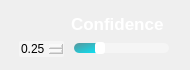
                <widget class="QFrame" name="Conf_QF">
                 <property name="minimumSize">
                  <size>
                   <width>190</width>
                   <height>70</height>
                  </size>
                 </property>
                 <property name="maximumSize">
                  <size>
                   <width>190</width>
                   <height>70</height>
                  </size>
                 </property>
                 <property name="styleSheet">
                  <string notr="true">QFrame#Conf_QF{
border:2px solid rgba(255, 255, 255, 70);
border-radius:15px;
}</string>
                 </property>
                 <layout class="QVBoxLayout" name="verticalLayout_18">
                  <item>
                   <widget class="QPushButton" name="ToggleBotton_3">
                    <property name="sizePolicy">
                     <sizepolicy hsizetype="Expanding" vsizetype="Fixed">
                      <horstretch>0</horstretch>
                      <verstretch>0</verstretch>
                     </sizepolicy>
                    </property>
                    <property name="minimumSize">
                     <size>
                      <width>0</width>
                      <height>30</height>
                     </size>
                    </property>
                    <property name="maximumSize">
                     <size>
                      <width>16777215</width>
                      <height>30</height>
                     </size>
                    </property>
                    <property name="font">
                     <font>
                      <family>Nirmala UI</family>
                      <pointsize>13</pointsize>
                      <italic>false</italic>
                      <bold>true</bold>
                     </font>
                    </property>
                    <property name="cursor">
                     <cursorShape>ArrowCursor</cursorShape>
                    </property>
                    <property name="mouseTracking">
                     <bool>true</bool>
                    </property>
                    <property name="focusPolicy">
                     <enum>Qt::StrongFocus</enum>
                    </property>
                    <property name="contextMenuPolicy">
                     <enum>Qt::DefaultContextMenu</enum>
                    </property>
                    <property name="layoutDirection">
                     <enum>Qt::LeftToRight</enum>
                    </property>
                    <property name="autoFillBackground">
                     <bool>false</bool>
                    </property>
                    <property name="styleSheet">
                     <string notr="true">QPushButton{
background-image: url(:/setting /images/newsize/conf.png);
background-repeat: no-repeat;
background-position: left center;
border: none;
border-left: 20px solid transparent;

text-align: left;
padding-left: 40px;
padding-bottom: 4px;
color: white;
font: 700 13pt &quot;Nirmala UI&quot;;
}</string>
                    </property>
                    <property name="text">
                     <string>Confidence</string>
                    </property>
                    <property name="icon">
                     <iconset theme="zoom-out">
                      <normaloff>C:/Users/Administrator/YOLOv8-QingYong</normaloff>C:/Users/Administrator/YOLOv8-QingYong</iconset>
                    </property>
                    <property name="autoDefault">
                     <bool>false</bool>
                    </property>
                    <property name="default">
                     <bool>false</bool>
                    </property>
                    <property name="flat">
                     <bool>false</bool>
                    </property>
                   </widget>
                  </item>
                  <item>
                   <widget class="QFrame" name="frame">
                    <property name="sizePolicy">
                     <sizepolicy hsizetype="Preferred" vsizetype="Preferred">
                      <horstretch>0</horstretch>
                      <verstretch>0</verstretch>
                     </sizepolicy>
                    </property>
                    <property name="minimumSize">
                     <size>
                      <width>0</width>
                      <height>20</height>
                     </size>
                    </property>
                    <property name="maximumSize">
                     <size>
                      <width>16777215</width>
                      <height>20</height>
                     </size>
                    </property>
                    <layout class="QHBoxLayout" name="horizontalLayout_17">
                     <property name="spacing">
                      <number>10</number>
                     </property>
                     <property name="leftMargin">
                      <number>8</number>
                     </property>
                     <property name="topMargin">
                      <number>0</number>
                     </property>
                     <property name="rightMargin">
                      <number>10</number>
                     </property>
                     <property name="bottomMargin">
                      <number>0</number>
                     </property>
                     <item>
                      <widget class="QDoubleSpinBox" name="conf_spinbox">
                       <property name="cursor">
                        <cursorShape>PointingHandCursor</cursorShape>
                       </property>
                       <property name="styleSheet">
                        <string notr="true">QDoubleSpinBox {
border: 0px solid lightgray;
border-radius: 2px;
background-color: rgba(255,255,255,90);
font: 600 9pt &quot;Segoe UI&quot;;
}
        
QDoubleSpinBox::up-button {
width: 10px;
height: 9px;
margin: 0px 3px 0px 0px;
border-image: url(:/setting /images/newsize/box_up.png);
}
QDoubleSpinBox::up-button:pressed {
margin-top: 1px;
}
            
QDoubleSpinBox::down-button {
width: 10px;
height: 9px;
margin: 0px 3px 0px 0px;
border-image: url(:/setting /images/newsize/box_down.png);
}
QDoubleSpinBox::down-button:pressed {
margin-bottom: 1px;
}</string>
                       </property>
                       <property name="minimum">
                        <double>0.010000000000000</double>
                       </property>
                       <property name="maximum">
                        <double>1.000000000000000</double>
                       </property>
                       <property name="singleStep">
                        <double>0.050000000000000</double>
                       </property>
                       <property name="value">
                        <double>0.250000000000000</double>
                       </property>
                      </widget>
                     </item>
                     <item>
                      <widget class="QSlider" name="conf_slider">
                       <property name="cursor">
                        <cursorShape>PointingHandCursor</cursorShape>
                       </property>
                       <property name="styleSheet">
                        <string notr="true">QSlider::groove:horizontal {
border: none;
height: 10px;
background-color: rgba(255,255,255,90);
border-radius: 5px;
}

QSlider::handle:horizontal {
width: 10px;
margin: -1px 0px -1px 0px;
border-radius: 3px;
background-color: white;
}

QSlider::sub-page:horizontal {
background-color: qlineargradient(x1:0, y1:0, x2:1, y2:1, stop:0 #59969b, stop:1 #04e7fa);
border-radius: 5px;
}</string>
                       </property>
                       <property name="minimum">
                        <number>1</number>
                       </property>
                       <property name="maximum">
                        <number>100</number>
                       </property>
                       <property name="value">
                        <number>25</number>
                       </property>
                       <property name="orientation">
                        <enum>Qt::Horizontal</enum>
                       </property>
                      </widget>
                     </item>
                    </layout>
                   </widget>
                  </item>
                 </layout>
                </widget>
